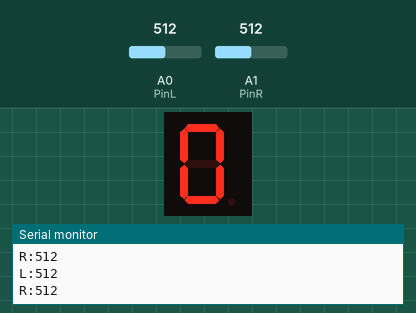
Recording of a sketch running on a simulated Arduino Uno, built with avr-gcc and run on an emulated ATmega328P. On the bench: 1-digit seven-segment display, the last lines printed to the serial monitor. Wiring (inferred from the names in the program): 1-digit 7-segment display, segments lit when HIGH: segments pin 2, pin 3, pin 4, pin 5, pin 6, pin 7, pin 13, pin 12. Inputs (shaded band) come from the test bench; at power-on: A0 (PinL) = 512, A1 (PinR) = 512. The segment pins are drawn as the display they are named for.

Above: at 1.2 s.
1.3 s: A0 (PinL) set to 710
At 1.61 s:
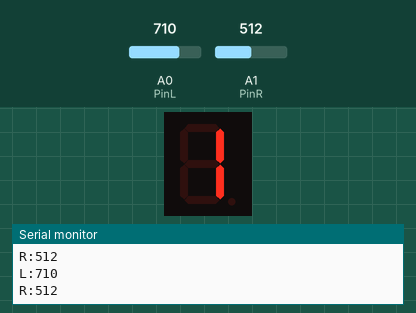
At 4.1 s:
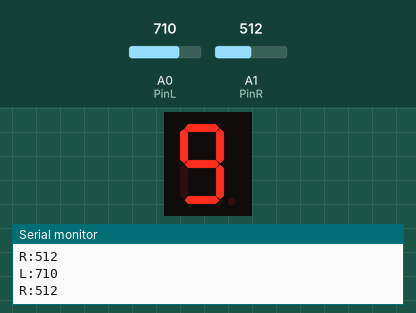
Timing chart, 0 to 5.6 s (numbered marks = the images above; inputs shaded):
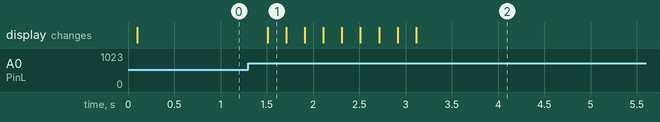

Measured:
- after the input at 1.3 s, the display: changes after 0.21 s (image 1)

The sketch:

basic1.ino
```cpp
int PinL = A0; // 光敏電阻 A0
int PinR = A1; // 光敏電阻 A1
int valL = 0; // photocell variable
int valR = 0; // photocell variable
int number = 0;

int pins[8] = {2, 3, 4, 5, 6, 7, 13, 12};//pins to 7-seg.
boolean data[10][8] = {
  {1,1,1,1,1,1,0}, // 0
  {0,1,1,0,0,0,0}, // 1
  {1,1,0,1,1,0,1}, // 2
  {1,1,1,1,0,0,1}, // 3
  {0,1,1,0,0,1,1}, // 4
  {1,0,1,1,0,1,1}, // 5
  {1,0,1,1,1,1,1}, // 6
  {1,1,1,0,0,0,0}, // 7
  {1,1,1,1,1,1,1}, // 8
  {1,1,1,1,0,1,1} // 9
};


void setup(){
  Serial.begin(9600);
  pinMode(2, OUTPUT);
  pinMode(3, OUTPUT);
  pinMode(4, OUTPUT);
  pinMode(5, OUTPUT);
  pinMode(6, OUTPUT);
  pinMode(7, OUTPUT);
  pinMode(13, OUTPUT);
  pinMode(12, OUTPUT);
  pinMode(PinL, INPUT);
  pinMode(PinR, INPUT);
}

void Photocell(){

  if(valR<700 && valL>700){ // 若右邊光敏:暗，數字上升
        if(number < 9) number++;
        else number = 9;
        delay(100);
  }

  else if(valR>700 && valL<700){
        if (number > 0) number--;
        else number = 0;
        delay(100);
  }

}

void displayNum(){

 for(int i = 0; i < 8; i++){
        digitalWrite(pins[i],data[number][i] == 1 ? HIGH : LOW);
 }

}

void loop() {

  valL = analogRead(PinL);
  valR = analogRead(PinR);
  Serial.print("L:");
  Serial.println(valL);
  Serial.print("R:");
  Serial.println(valR);
  delay(100);

  //number = 0;
  Photocell();
  displayNum();

}
```
